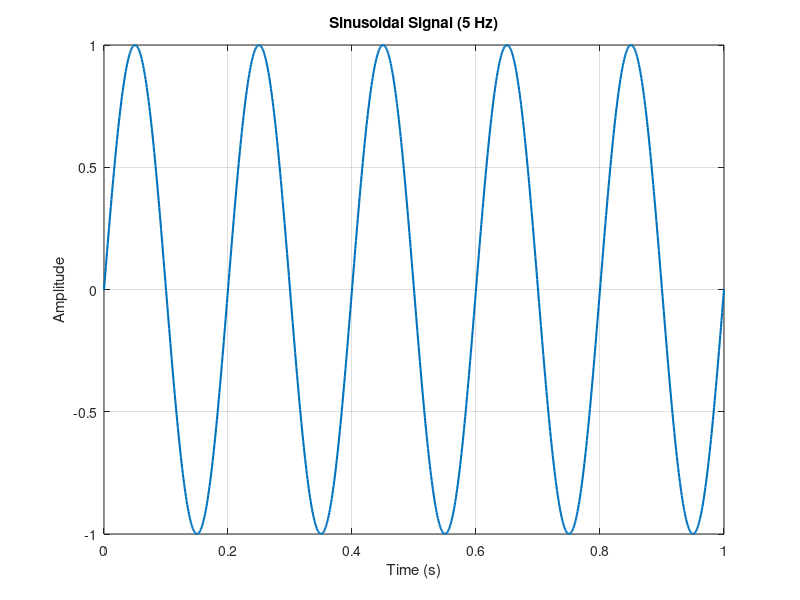
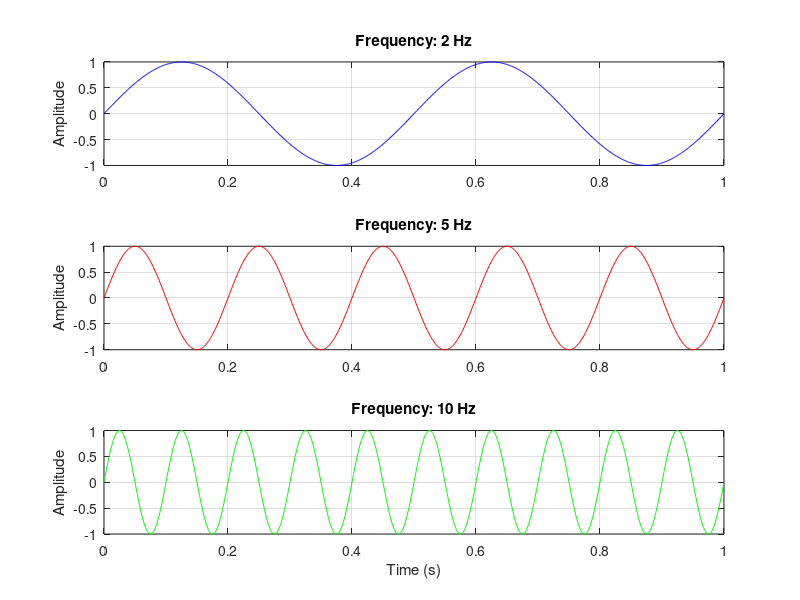
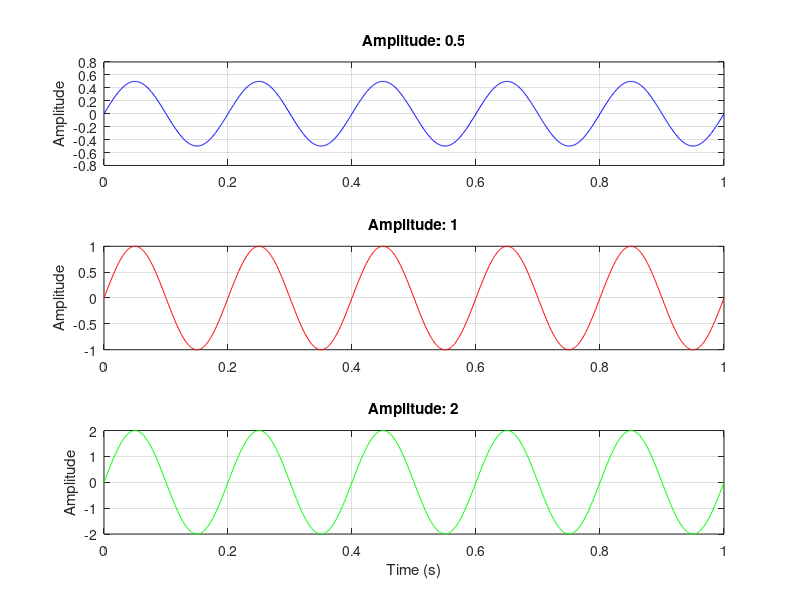
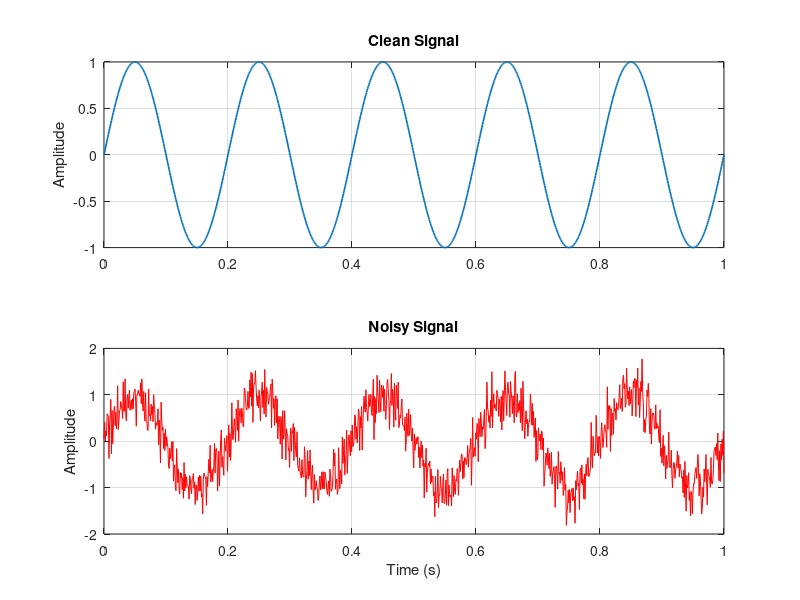

Reproduce these figures in MATLAB, in order.
t = linspace(0, 1, 1000);

%% Task 1: Create a Sine Wave
A1 = 1;      
f1 = 5;      
y1 = A1 * sin(2 * pi * f1 * t);

figure('Name', 'Task 1: Sine Wave');
plot(t, y1, 'LineWidth', 1.5);
title('Sinusoidal Signal (5 Hz)');
xlabel('Time (s)');
ylabel('Amplitude');
grid on;

%% Task 2: Compare Different Frequencies
f2_1 = 2;  y2_1 = sin(2 * pi * f2_1 * t);
f2_2 = 5;  y2_2 = sin(2 * pi * f2_2 * t);
f2_3 = 10; y2_3 = sin(2 * pi * f2_3 * t);

figure('Name', 'Task 2: Frequencies');
subplot(3, 1, 1);
plot(t, y2_1, 'b'); title('Frequency: 2 Hz'); ylabel('Amplitude'); grid on;

subplot(3, 1, 2);
plot(t, y2_2, 'r'); title('Frequency: 5 Hz'); ylabel('Amplitude'); grid on;

subplot(3, 1, 3);
plot(t, y2_3, 'g'); title('Frequency: 10 Hz'); xlabel('Time (s)'); ylabel('Amplitude'); grid on;

%% Task 3: Compare Different Amplitudes
f3 = 5; 
A3_1 = 0.5; y3_1 = A3_1 * sin(2 * pi * f3 * t);
A3_2 = 1;   y3_2 = A3_2 * sin(2 * pi * f3 * t);
A3_3 = 2;   y3_3 = A3_3 * sin(2 * pi * f3 * t);

figure('Name', 'Task 3: Amplitudes');
subplot(3, 1, 1);
plot(t, y3_1, 'b'); title('Amplitude: 0.5'); ylabel('Amplitude'); grid on;

subplot(3, 1, 2);
plot(t, y3_2, 'r'); title('Amplitude: 1'); ylabel('Amplitude'); grid on;

subplot(3, 1, 3);
plot(t, y3_3, 'g'); title('Amplitude: 2'); xlabel('Time (s)'); ylabel('Amplitude'); grid on;

%% Task 4: Add Noise
y4_clean = sin(2 * pi * 5 * t); 
noise = 0.3 * randn(size(t)); 
y4_noisy = y4_clean + noise;

figure('Name', 'Task 4: Noise');
subplot(2, 1, 1);
plot(t, y4_clean, 'LineWidth', 1.2);
title('Clean Signal');
ylabel('Amplitude');
grid on;

subplot(2, 1, 2);
plot(t, y4_noisy, 'r');
title('Noisy Signal');
xlabel('Time (s)');
ylabel('Amplitude');
grid on;
